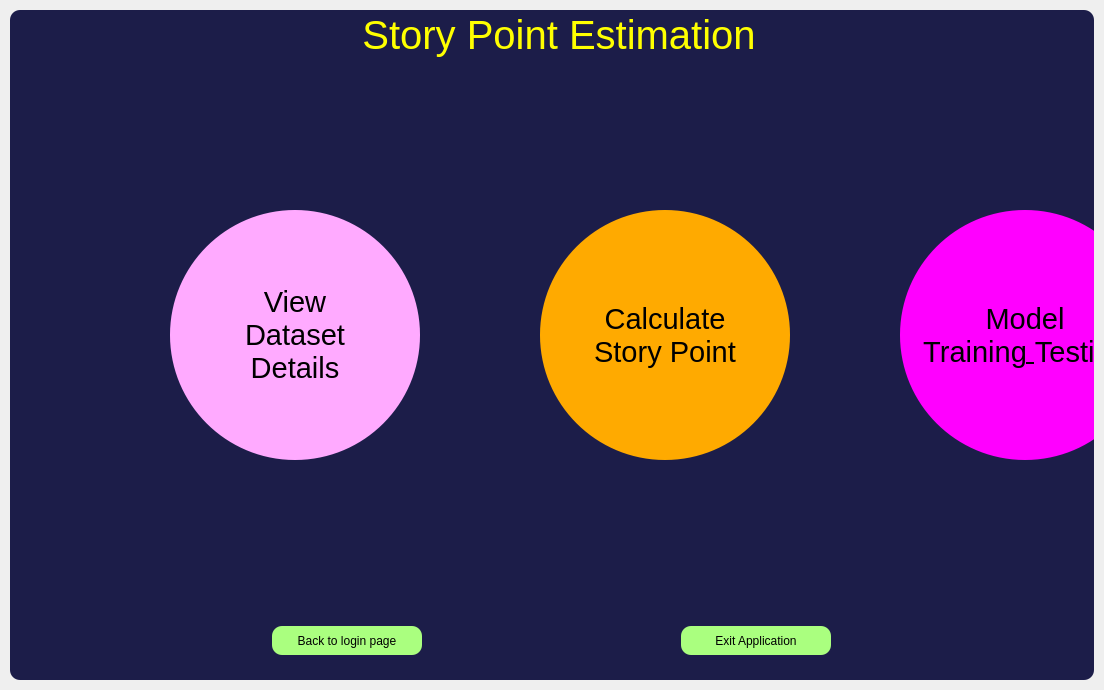
<?xml version="1.0" encoding="UTF-8"?>
<ui version="4.0">
 <class>MainWindow</class>
 <widget class="QMainWindow" name="MainWindow">
  <property name="geometry">
   <rect>
    <x>0</x>
    <y>0</y>
    <width>1104</width>
    <height>690</height>
   </rect>
  </property>
  <property name="windowTitle">
   <string>MainWindow</string>
  </property>
  <widget class="QWidget" name="centralwidget">
   <layout class="QVBoxLayout" name="drop_shadow_layout">
    <property name="spacing">
     <number>0</number>
    </property>
    <property name="leftMargin">
     <number>10</number>
    </property>
    <property name="topMargin">
     <number>10</number>
    </property>
    <property name="rightMargin">
     <number>10</number>
    </property>
    <property name="bottomMargin">
     <number>10</number>
    </property>
    <item>
     <widget class="QFrame" name="drop_shadow_frame">
      <property name="styleSheet">
       <string notr="true">background-color: qlineargradient(spread:pad, x1:0, y1:0, x2:1, y2:0, stop:0.147727 rgba(28, 29, 73, 255), stop:0.5209 rgba(28, 29, 73, 255));
border-radius: 10px;</string>
      </property>
      <property name="frameShape">
       <enum>QFrame::NoFrame</enum>
      </property>
      <property name="frameShadow">
       <enum>QFrame::Raised</enum>
      </property>
      <layout class="QVBoxLayout" name="verticalLayout">
       <property name="spacing">
        <number>0</number>
       </property>
       <property name="leftMargin">
        <number>0</number>
       </property>
       <property name="topMargin">
        <number>0</number>
       </property>
       <property name="rightMargin">
        <number>0</number>
       </property>
       <property name="bottomMargin">
        <number>0</number>
       </property>
       <item>
        <widget class="QFrame" name="title">
         <property name="maximumSize">
          <size>
           <width>16777215</width>
           <height>50</height>
          </size>
         </property>
         <property name="styleSheet">
          <string notr="true">background-color:none;</string>
         </property>
         <property name="frameShape">
          <enum>QFrame::NoFrame</enum>
         </property>
         <property name="frameShadow">
          <enum>QFrame::Raised</enum>
         </property>
         <layout class="QHBoxLayout" name="horizontalLayout">
          <property name="spacing">
           <number>0</number>
          </property>
          <property name="leftMargin">
           <number>0</number>
          </property>
          <property name="topMargin">
           <number>0</number>
          </property>
          <property name="rightMargin">
           <number>0</number>
          </property>
          <property name="bottomMargin">
           <number>0</number>
          </property>
          <item alignment="Qt::AlignHCenter|Qt::AlignVCenter">
           <widget class="QFrame" name="frame_title">
            <property name="font">
             <font>
              <family>Microsoft Sans Serif</family>
              <pointsize>14</pointsize>
             </font>
            </property>
            <property name="frameShape">
             <enum>QFrame::StyledPanel</enum>
            </property>
            <property name="frameShadow">
             <enum>QFrame::Raised</enum>
            </property>
            <layout class="QVBoxLayout" name="verticalLayout_2">
             <property name="spacing">
              <number>0</number>
             </property>
             <property name="leftMargin">
              <number>15</number>
             </property>
             <property name="topMargin">
              <number>0</number>
             </property>
             <property name="rightMargin">
              <number>0</number>
             </property>
             <property name="bottomMargin">
              <number>0</number>
             </property>
             <item alignment="Qt::AlignHCenter|Qt::AlignVCenter">
              <widget class="QLabel" name="label_title">
               <property name="font">
                <font>
                 <family>Microsoft Sans Serif</family>
                 <pointsize>30</pointsize>
                 <italic>false</italic>
                </font>
               </property>
               <property name="styleSheet">
                <string notr="true">color:rgb(255, 255, 0);</string>
               </property>
               <property name="text">
                <string>Story Point Estimation</string>
               </property>
               <property name="alignment">
                <set>Qt::AlignCenter</set>
               </property>
              </widget>
             </item>
            </layout>
           </widget>
          </item>
         </layout>
        </widget>
       </item>
       <item>
        <widget class="QFrame" name="content">
         <property name="minimumSize">
          <size>
           <width>15</width>
           <height>15</height>
          </size>
         </property>
         <property name="styleSheet">
          <string notr="true">background-color:none;</string>
         </property>
         <property name="frameShape">
          <enum>QFrame::StyledPanel</enum>
         </property>
         <property name="frameShadow">
          <enum>QFrame::Raised</enum>
         </property>
         <widget class="QWidget" name="horizontalLayoutWidget">
          <property name="geometry">
           <rect>
            <x>160</x>
            <y>150</y>
            <width>981</width>
            <height>261</height>
           </rect>
          </property>
          <layout class="QHBoxLayout" name="horizontalLayout_3">
           <property name="spacing">
            <number>0</number>
           </property>
           <property name="sizeConstraint">
            <enum>QLayout::SetDefaultConstraint</enum>
           </property>
           <item>
            <widget class="QFrame" name="dataset_details_2">
             <property name="frameShape">
              <enum>QFrame::StyledPanel</enum>
             </property>
             <property name="frameShadow">
              <enum>QFrame::Raised</enum>
             </property>
             <widget class="QPushButton" name="pushButton_dataset_details">
              <property name="geometry">
               <rect>
                <x>0</x>
                <y>0</y>
                <width>250</width>
                <height>250</height>
               </rect>
              </property>
              <property name="minimumSize">
               <size>
                <width>250</width>
                <height>250</height>
               </size>
              </property>
              <property name="maximumSize">
               <size>
                <width>250</width>
                <height>250</height>
               </size>
              </property>
              <property name="font">
               <font>
                <pointsize>22</pointsize>
               </font>
              </property>
              <property name="styleSheet">
               <string notr="true">QPushButton{ 
	border:5px sold rgb(60,231,195);
	background-color: rgb(255, 170, 255);
	border-radius:125px;
}
 
QPushButton:hover{
	background-color: rgba(255, 170, 255,150);
	border:5px sold rgb(255, 255, 0);
} </string>
              </property>
              <property name="text">
               <string>View
Dataset
Details</string>
              </property>
             </widget>
             <widget class="QFrame" name="Cal_SP">
              <property name="geometry">
               <rect>
                <x>370</x>
                <y>0</y>
                <width>250</width>
                <height>250</height>
               </rect>
              </property>
              <property name="minimumSize">
               <size>
                <width>250</width>
                <height>250</height>
               </size>
              </property>
              <property name="maximumSize">
               <size>
                <width>250</width>
                <height>250</height>
               </size>
              </property>
              <property name="frameShape">
               <enum>QFrame::StyledPanel</enum>
              </property>
              <property name="frameShadow">
               <enum>QFrame::Raised</enum>
              </property>
              <widget class="QPushButton" name="pushButton_cal_sp">
               <property name="geometry">
                <rect>
                 <x>0</x>
                 <y>0</y>
                 <width>250</width>
                 <height>250</height>
                </rect>
               </property>
               <property name="minimumSize">
                <size>
                 <width>250</width>
                 <height>250</height>
                </size>
               </property>
               <property name="maximumSize">
                <size>
                 <width>250</width>
                 <height>250</height>
                </size>
               </property>
               <property name="font">
                <font>
                 <pointsize>22</pointsize>
                </font>
               </property>
               <property name="styleSheet">
                <string notr="true">QPushButton{ 
	border:5px sold rgb(60,231,195);
	background-color: rgb(255, 170, 0);
	border-radius:125px;

}
 
QPushButton:hover{
	
	
	background-color: rgba(255, 170, 0, 175);
	border:5px sold rgb(105, 95, 148);
} </string>
               </property>
               <property name="text">
                <string>Calculate 
Story Point</string>
               </property>
              </widget>
             </widget>
             <widget class="QFrame" name="Custom_training">
              <property name="geometry">
               <rect>
                <x>730</x>
                <y>0</y>
                <width>250</width>
                <height>250</height>
               </rect>
              </property>
              <property name="minimumSize">
               <size>
                <width>250</width>
                <height>250</height>
               </size>
              </property>
              <property name="maximumSize">
               <size>
                <width>250</width>
                <height>250</height>
               </size>
              </property>
              <property name="styleSheet">
               <string notr="true"/>
              </property>
              <property name="frameShape">
               <enum>QFrame::StyledPanel</enum>
              </property>
              <property name="frameShadow">
               <enum>QFrame::Raised</enum>
              </property>
              <widget class="QPushButton" name="pushButton_cus_train">
               <property name="geometry">
                <rect>
                 <x>0</x>
                 <y>0</y>
                 <width>250</width>
                 <height>250</height>
                </rect>
               </property>
               <property name="minimumSize">
                <size>
                 <width>250</width>
                 <height>250</height>
                </size>
               </property>
               <property name="maximumSize">
                <size>
                 <width>250</width>
                 <height>250</height>
                </size>
               </property>
               <property name="font">
                <font>
                 <pointsize>22</pointsize>
                </font>
               </property>
               <property name="styleSheet">
                <string notr="true">QPushButton{ 
	border:5px sold rgb(60,231,195);
	background-color:rgb(255, 0, 255);
	border-radius:125px;
}
QPushButton:hover{
	background-color: rgba(255, 0, 255, 150);
	border:5px sold rgb(105, 95, 148);
} 
 
</string>
               </property>
               <property name="text">
                <string>Model
Training&amp; Testing</string>
               </property>
              </widget>
             </widget>
            </widget>
           </item>
          </layout>
         </widget>
        </widget>
       </item>
       <item>
        <widget class="QFrame" name="credit">
         <property name="minimumSize">
          <size>
           <width>0</width>
           <height>40</height>
          </size>
         </property>
         <property name="maximumSize">
          <size>
           <width>16777215</width>
           <height>78</height>
          </size>
         </property>
         <property name="styleSheet">
          <string notr="true">background-color:none;</string>
         </property>
         <property name="frameShape">
          <enum>QFrame::StyledPanel</enum>
         </property>
         <property name="frameShadow">
          <enum>QFrame::Raised</enum>
         </property>
         <layout class="QHBoxLayout" name="horizontalLayout_2">
          <item>
           <widget class="QPushButton" name="pushButton_login_back">
            <property name="minimumSize">
             <size>
              <width>150</width>
              <height>20</height>
             </size>
            </property>
            <property name="maximumSize">
             <size>
              <width>150</width>
              <height>29</height>
             </size>
            </property>
            <property name="styleSheet">
             <string notr="true">QPushButton{ 
	border:5px sold rgb(60,231,195);
	background-color: rgb(170, 255, 127);
}
 
QPushButton:hover{
	background-color: rgba(170, 255, 127,150);
	border:5px sold rgb(105, 95, 148);
} </string>
            </property>
            <property name="text">
             <string>Back to login page</string>
            </property>
           </widget>
          </item>
          <item>
           <widget class="QPushButton" name="pushButton_exit">
            <property name="minimumSize">
             <size>
              <width>150</width>
              <height>20</height>
             </size>
            </property>
            <property name="maximumSize">
             <size>
              <width>150</width>
              <height>29</height>
             </size>
            </property>
            <property name="styleSheet">
             <string notr="true">QPushButton{ 
	border:5px sold rgb(60,231,195);
	background-color: rgb(170, 255, 127);
}
 
QPushButton:hover{
	background-color: rgba(170, 255, 127,150);
	border:5px sold rgb(105, 95, 148);
} </string>
            </property>
            <property name="text">
             <string>Exit Application</string>
            </property>
           </widget>
          </item>
         </layout>
        </widget>
       </item>
      </layout>
     </widget>
    </item>
   </layout>
  </widget>
 </widget>
 <resources/>
 <connections/>
</ui>
